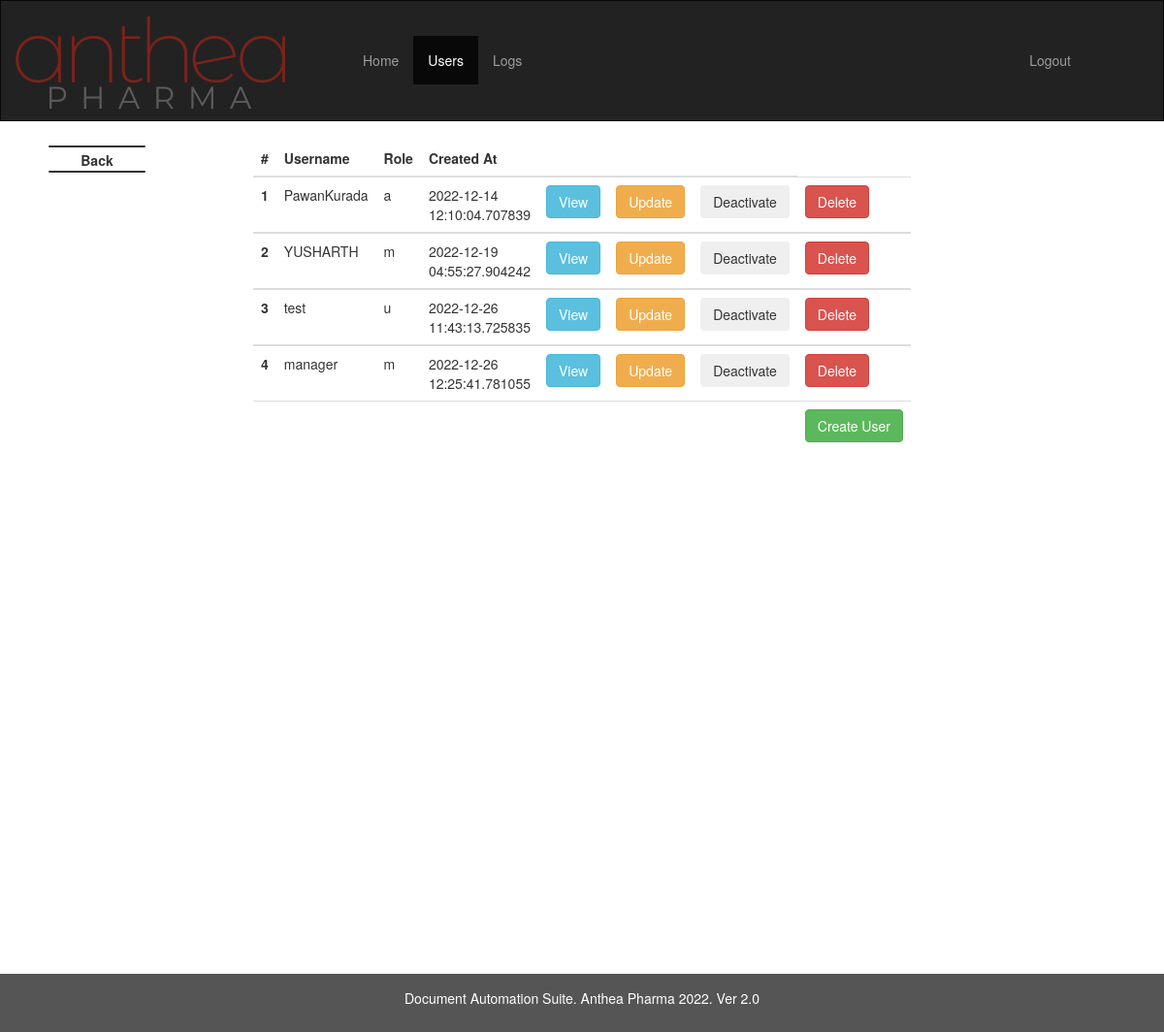
The page /data (signed in) on the database its author committed.
### imp_calc/models.py (models this page shows, shortened)
class User(db.Model, UserMixin):
    id = db.Column(db.Integer(),primary_key = True)
    is_activate = db.Column(db.Boolean, default=True)
    username = db.Column(db.String(length=12),nullable = False, unique = True)
    role = db.Column(db.String(length=1),nullable=False)
    password_hash = db.Column(db.String(length=60),nullable = False)
    created_at = db.Column(db.DateTime, nullable = False, default= datetime.utcnow)
    logs = relationship("Logs", backref="UserLogs")
    @property
    def is_active(self):
        return self.is_activate
    @property
    def password(self):
        return self.password

### imp_calc/routes.py (the view)
@app.route('/data')
def RetrieveDataList():
    if current_user.role =='a' or current_user.role =='m':
        if current_user.role == 'a':
            users = User.query.all()
        elif current_user.role == 'm':
            users = User.query.filter(User.role.in_(['u', 'm']))
    else:
        flash(f"Please login as admin or manager to see UserManagement Section", category='danger')
        return redirect(url_for('index'))
    return render_template('datalist.html', users = users)

### imp_calc/models.py (called while the page is built)
@login_manager.user_loader
def load_user(user_id):
    return User.query.get(int(user_id))

### imp_calc/templates/datalist.html (shortened to what this page needs)
{% extends 'admin.html' %}
{% block main %}
<table class="table">
  <thead>
    <tr>
      <th scope="col">#</th>
      <th scope="col">Username</th>
      <th scope="col">Role</th>
      <th scope="col">Created At</th>
      <th scope="col"></th>
      <th scope="col"></th>
      <th scope="col"></th>
    </tr>
  </thead>
  {% for user in users %}
  <tbody>
    <tr>
      <th scope="row">{{user.id}}</th>
      <td>{{user.username}}</td>
      <td>{{user.role}}</td>
      <td>{{user.created_at}}</td>
      <td><a href="data/{{user.id}}" class="btn btn-info" tabindex="1" role="button">View</b></a></td>
      <td><a href="data/{{user.id}}/update" class="btn btn-warning" tabindex="1" role="button">Update</a></td>
      <td>
        <button type="button" class="btn btn-outline-secondary" data-toggle="modal" data-target="#deactivateModal{{user.username}}">Deactivate</button>
      </td>
      <td><button type="button" class="btn btn-danger" data-toggle="modal" data-target="#exampleModalCenter{{user.username}}">Delete</button>
      </td>
    </tr>
{% endfor %}
    <tr>
      <td></td>
      <td></td>
      <td></td>
      <td></td>
      <td></td>
      <td></td>
      <td></td>
      <td><a href="{{url_for('register_page')}}" class="btn btn-success" role="button">Create User</a>
</td>
    </tr>
  </tbody>
</table>
<br>
<br>
<br>
<br>
<br>
<br>
<br>
<br>
<br>
<br>
<br>
<br>
<br>
<br>
<br>
<br>
<br>
<br>
<br>
<br>
<br>
<br>
<br>
<br>
<br>
<br>
{% endblock %}

### imp_calc/templates/admin.html (shortened to what this page needs)
{% extends 'base.html' %}
{% block nav %}
<div class="container-fluid">
  <div class="navbar-header">
    <a class="navbar-brand" href="/"><img src="{{ url_for('static', filename='img/logo.png') }}"></a>
  </div>
  <div class="collapse navbar-collapse" id="myNavbar">
    <ul class="nav navbar-nav">
      <li class="nav-item"><a href="/">Home</a></li>
      {% if current_user.role !='u' %}
      <li class="nav-item"><a href="{{ url_for('RetrieveDataList') }}">Users</a></li>
      {% endif %}
      <li class="nav-item"><a href="{{ url_for('RetrieveLogsList') }}">Logs</a></li>
   </ul>
    <ul class="nav navbar-nav navbar-right">
      {% if current_user.is_authenticated %}
      <li class="nav-item"><a href="{{ url_for('logout_page') }}">Logout</a></li>
      {% else %}
      <li class="nav-item"><a href="/">Login</a></li>
      {% endif %}
    </ul>
  </div>
</div>
<div class="backBtn">
      <span class="line tLine"></span>
      <span onclick="window.history.go(-1)" class="label" style="
  position: absolute;
  left: 0px;
  top: 5px;
  width: 100%;
  text-align: center;
  transition: all 0.4s ease;
  font-size: 1em;
  color: #333;
">Back</span>
      <span class="line bLine"></span>
  </div>
{% endblock %}

### imp_calc/templates/base.html (shortened to what this page needs)
<!DOCTYPE html>
<html lang="en">
<head>
  <link rel="stylesheet" href="https://maxcdn.bootstrapcdn.com/bootstrap/3.4.1/css/bootstrap.min.css">
  <link rel="stylesheet" href="{{ url_for('static', filename='css/admin.css') }}">
  <link rel="stylesheet" href="{{ url_for('static', filename='css/back.css') }}">
  <link rel="stylesheet" href="https://code.jquery.com/ui/1.13.1/themes/base/jquery-ui.css">
</head>
<body>
  <nav class="navbar navbar-inverse">
      {% block nav %}{% endblock %}
  </nav>
  <main>
    {% block main %}{% endblock %}
  </main>
  <footer class="container-fluid text-center fixed-bottom">
    <p>Document Automation Suite. Anthea Pharma 2022. Ver 2.0 </p>
  </footer>
</body>

### imp_calc/static/css/back.css (style rules this page uses)
div.backBtn { width: 100px; left: 50px; top: 150px; background-color: #f4f4f4; transition: all 0.4s ease; position: fixed; cursor: pointer; }
span.line { bottom: auto; right: auto; top: auto; left: auto; background-color: #333; border-radius: 10px; width: 100%; left: 0px; height: 2px; display: block; position: absolute; transition: width 0.2s ease 0.1s, left 0.2s ease, transform 0.2s ease 0.3s, background-color 0.2s ease; }
span.tLine { top: 0px; }
span.bLine { top: 26px; }

### imp_calc/templates/base.html (style rules this page uses)
.navbar { margin-bottom: 0; border-radius: 0; }
.table { display: table; margin: auto; width: 50%; margin-top: 20px; margin-bottom: 20px; }
footer { background-color: #555; color: white; padding: 15px; }
.navbar { min-height: 125px; }
.navbar-nav { margin: 35.5px 50px; }

### rows shown on the page
User: id "1", username "PawanKurada", role "a", created_at "2022-12-14 12:10:04.707839"
User: id "2", username "YUSHARTH", role "m", created_at "2022-12-19 04:55:27.904242"
User: id "3", username "test", role "u", created_at "2022-12-26 11:43:13.725835"
User: id "4", username "manager", role "m", created_at "2022-12-26 12:25:41.781055"
